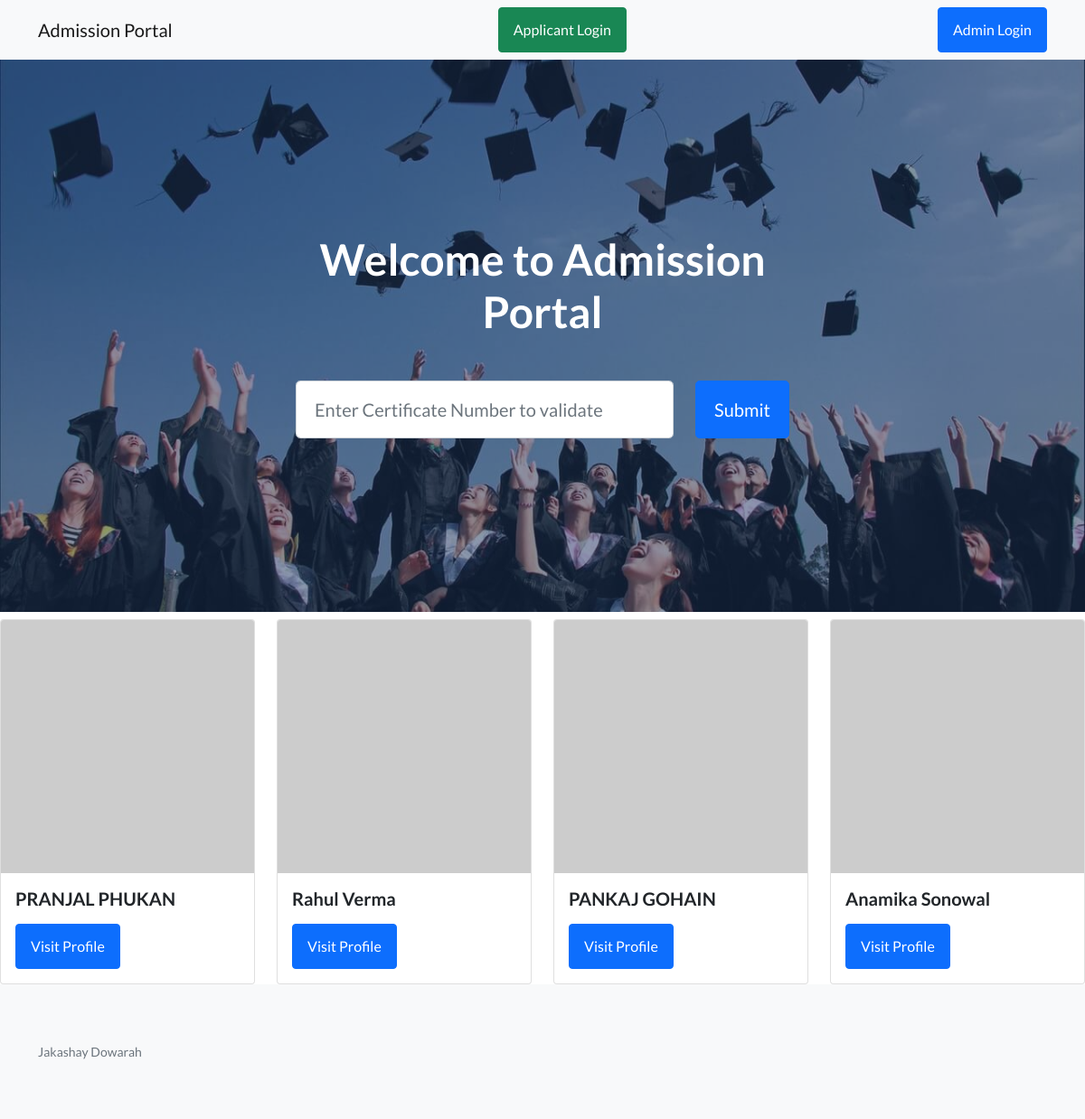
The page / on the database its author committed.
### tables this page shows
CREATE TABLE `portal_setting` (
  `id` int(11) NOT NULL,
  `setting_key` varchar(50) NOT NULL,
  `setting_value` varchar(255) NOT NULL
);

CREATE TABLE `students` (
  `id` int(11) NOT NULL,
  `first_name` varchar(50) NOT NULL,
  `last_name` varchar(50) NOT NULL,
  `username` varchar(50) NOT NULL,
  `bio` varchar(200) NOT NULL,
  `current_org` varchar(50) NOT NULL,
  `current_position` varchar(50) NOT NULL,
  `website_url` varchar(255) NOT NULL,
  `birth_year` int(11) NOT NULL,
  `country` varchar(50) NOT NULL,
  `city` varchar(50) NOT NULL,
  `zip` int(11) NOT NULL,
  `registration_number` varchar(50) NOT NULL,
  `email` varchar(50) NOT NULL,
  `password` varchar(255) NOT NULL,
  `profile_picture` varchar(255) NOT NULL,
  `facebook_url` varchar(200) NOT NULL
);

### index.php (the view, shortened to what this page needs)
<?php
include 'admin/conn.php';
$system_name= "SELECT * FROM portal_setting WHERE setting_key='system_name'";
$system_result = mysqli_query($conn, $system_name);
$system_row = mysqli_fetch_array($system_result);
$system_footer= "SELECT * FROM portal_setting WHERE setting_key='system_footer'";
$system_footer_result = mysqli_query($conn, $system_footer);
$system_footer_row = mysqli_fetch_array($system_footer_result);
$student_query = "SELECT * FROM students";
$student_result = mysqli_query($conn, $student_query);
?>
<!DOCTYPE html>
<html lang="en">
    <head>
        <link href="https://cdn.jsdelivr.net/npm/bootstrap-icons@1.5.0/font/bootstrap-icons.css" rel="stylesheet" type="text/css" />
        <link href="css/styles.css" rel="stylesheet" />
    </head>
    <body>
        <nav class="navbar navbar-light bg-light static-top">
            <div class="container">
                <a class="navbar-brand" href="https://iti-gov.in/"><?php echo $system_row['setting_value'] ?></a>
                <a class="btn btn-success" href="admin/candidate-login.php">Applicant Login</a>
                <a class="btn btn-primary" href="admin/login.php">Admin Login</a>
            </div>
        </nav>
        <header class="masthead">
            <div class="container position-relative">
                <div class="row justify-content-center">
                    <div class="col-xl-6">
                        <div class="text-center text-white">
                            <h1 class="mb-5">Welcome to <?php echo $system_row['setting_value'] ?></h1>
                            <form action="certificate-display.php" method="get">
                                <div class="row">
                                    <div class="col">
                                        <input class="form-control form-control-lg" name="certificate_number" id="emailAddress" type="text" placeholder="Enter Certificate Number to validate"/>
                                    </div>
                                    <div class="col-auto"><button class="btn btn-primary btn-lg" id="submitButton" type="submit">Submit</button></div>
                                </div>
                            </form>
                        </div>
                    </div>
                </div>
            </div>
        </header>
        <div class="row">
            <?php while($studen_row = mysqli_fetch_array($student_result)): ?>
            <div class="col-3 mt-2">
            <div class="card">
                <img class="card-img-top" src="admin/<?php echo $studen_row['profile_picture']; ?>" alt="Card image cap">
                <div class="card-body">
                    <h5 class="card-title"><?php echo $studen_row['first_name']; ?> <?php echo $studen_row['last_name']; ?></h5>
                    <a href="user.php?user=<?php echo $studen_row['username']; ?>" class="btn btn-primary">Visit Profile</a>
                </div>
                </div>
            </div>
            <?php endwhile; ?>
        </div>
        <footer class="footer bg-light">
            <div class="container">
                <div class="row">
                    <div class="col-lg-6 h-100 text-center text-lg-start my-auto">
                        <p class="text-muted small mb-4 mb-lg-0"><?php echo $system_footer_row['setting_value'] ?></p>
                    </div>
                </div>
            </div>
        </footer>
    </body>
</html>

### rows shown on the page
portal_setting: setting_value "Admission Portal"
students: first_name "PRANJAL", last_name "PHUKAN"
students: first_name "Rahul", last_name "Verma"
students: first_name "PANKAJ", last_name "GOHAIN"
students: first_name "Anamika", last_name "Sonowal"
portal_setting: setting_value "Jakashay Dowarah"
